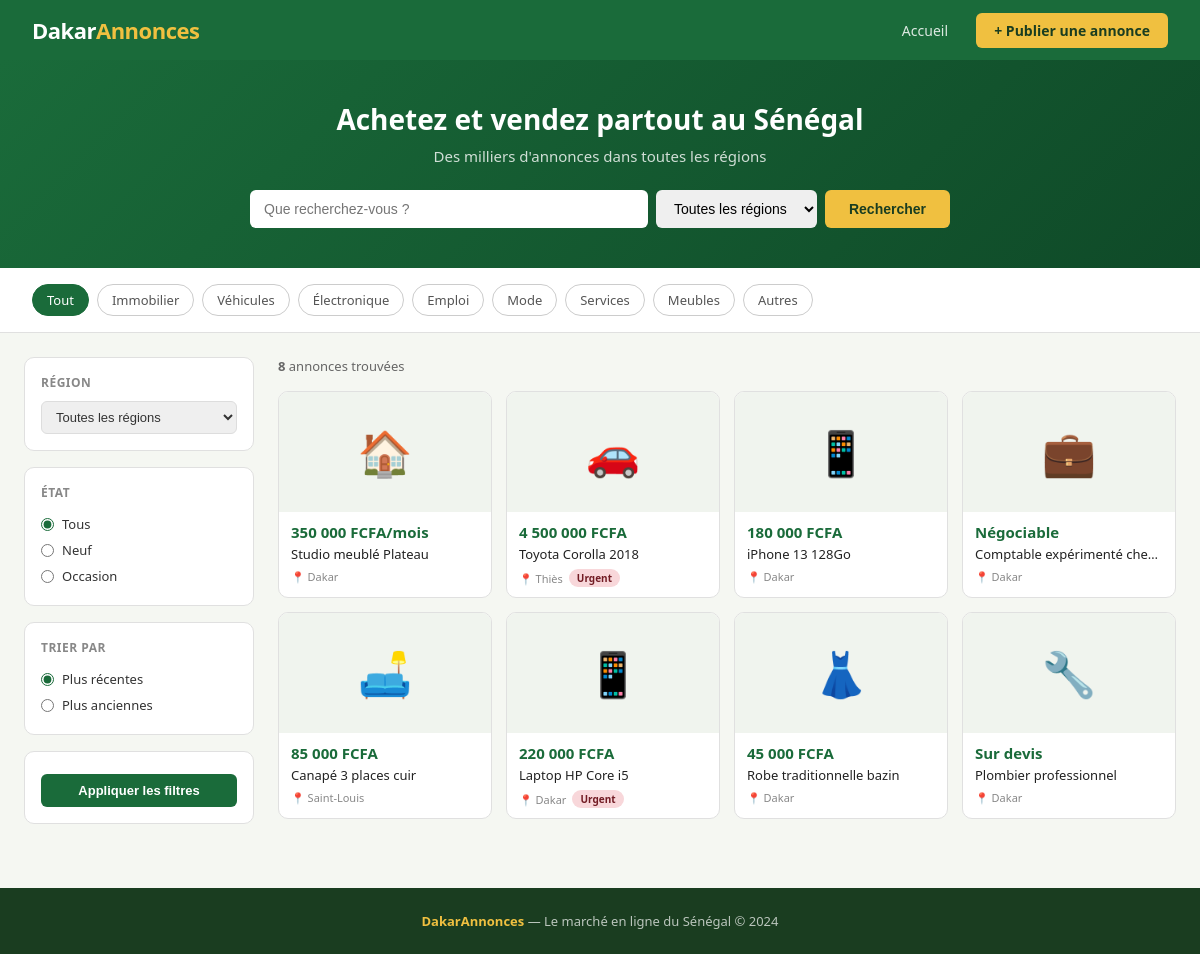
The page / on the database its author committed.
### tables this page shows
CREATE TABLE annonces (
                id INTEGER PRIMARY KEY AUTOINCREMENT,
                titre TEXT NOT NULL,
                description TEXT NOT NULL,
                prix TEXT NOT NULL,
                categorie TEXT NOT NULL,
                region TEXT NOT NULL,
                etat TEXT DEFAULT 'Neuf',
                urgent INTEGER DEFAULT 0,
                user_id INTEGER,
                telephone TEXT,
                created_at TEXT DEFAULT CURRENT_TIMESTAMP,
                FOREIGN KEY (user_id) REFERENCES users(id)
            );

### app.py (the view)
@app.route('/')
def index():
    q = request.args.get('q', '')
    categorie = request.args.get('categorie', '')
    region = request.args.get('region', '')
    etat = request.args.get('etat', '')
    tri = request.args.get('tri', 'recent')
    page = int(request.args.get('page', 1))
    par_page = 8
    with get_db() as db:
        sql = 'SELECT * FROM annonces WHERE 1=1'
        params = []
        if q:
            sql += ' AND (titre LIKE ? OR description LIKE ?)'
            params += [f'%{q}%', f'%{q}%']
        if categorie:
            sql += ' AND categorie = ?'
            params.append(categorie)
        if region:
            sql += ' AND region = ?'
            params.append(region)
        if etat:
            sql += ' AND etat = ?'
            params.append(etat)
        if tri == 'recent':
            sql += ' ORDER BY created_at DESC'
        else:
            sql += ' ORDER BY created_at ASC'
        total = db.execute(f'SELECT COUNT(*) FROM ({sql})', params).fetchone()[0]
        offset = (page - 1) * par_page
        annonces = db.execute(sql + f' LIMIT {par_page} OFFSET {offset}', params).fetchall()
    total_pages = (total + par_page - 1) // par_page
    return render_template('index.html',
        annonces=annonces, categories=CATEGORIES, regions=REGIONS,
        q=q, categorie=categorie, region=region, etat=etat, tri=tri,
        page=page, total_pages=total_pages, total=total)

### app.py (called while the page is built)
def get_db():
    conn = sqlite3.connect(DB)
    conn.row_factory = sqlite3.Row
    return conn

### templates/index.html (shortened to what this page needs)
{% extends 'base.html' %}
{% block content %}
<div class="hero">
  <h1>Achetez et vendez partout au Sénégal</h1>
  <p>Des milliers d'annonces dans toutes les régions</p>
  <form class="search-form" method="get" action="/">
    <input type="text" name="q" value="{{ q }}" placeholder="Que recherchez-vous ?" />
    <select name="region">
      <option value="">Toutes les régions</option>
    </select>
    <button type="submit">Rechercher</button>
  </form>
</div>
<div class="cats">
  <a href="/" class="cat-link {% if not categorie %}active{% endif %}">Tout</a>
  {% for cat in categories %}
  <a href="/?categorie={{ cat }}" class="cat-link {% if categorie == cat %}active{% endif %}">{{ cat }}</a>
  {% endfor %}
</div>
<div class="layout">
  <aside class="sidebar">
    <form method="get" action="/">
      <div class="filter-card">
        <div class="filter-title">Région</div>
        <select name="region">
          <option value="">Toutes les régions</option>
        </select>
      </div>
      <div class="filter-card">
        <div class="filter-title">État</div>
        <label><input type="radio" name="etat" value="" {% if not etat %}checked{% endif %}> Tous</label>
        <label><input type="radio" name="etat" value="Neuf" {% if etat=='Neuf' %}checked{% endif %}> Neuf</label>
        <label><input type="radio" name="etat" value="Occasion" {% if etat=='Occasion' %}checked{% endif %}> Occasion</label>
      </div>
      <div class="filter-card">
        <div class="filter-title">Trier par</div>
        <label><input type="radio" name="tri" value="recent" {% if tri=='recent' %}checked{% endif %}> Plus récentes</label>
        <label><input type="radio" name="tri" value="ancien" {% if tri=='ancien' %}checked{% endif %}> Plus anciennes</label>
      </div>
      <div class="filter-card">
        <button type="submit" class="btn-filter">Appliquer les filtres</button>
      </div>
    </form>
  </aside>
  <div class="listings">
    <div class="listings-header">
      <span class="listings-count"><strong>{{ total }}</strong> annonce{% if total > 1 %}s{% endif %} trouvée{% if total > 1 %}s{% endif %}</span>
    </div>
    {% if annonces %}
    <div class="grid">
      {% for a in annonces %}
      <a href="/annonce/{{ a.id }}" class="card">
        <div class="card-img">
          {% if a.categorie == 'Immobilier' %}🏠
          {% elif a.categorie == 'Véhicules' %}🚗
          {% elif a.categorie == 'Électronique' %}📱
          {% elif a.categorie == 'Emploi' %}💼
          {% elif a.categorie == 'Mode' %}👗
          {% elif a.categorie == 'Services' %}🔧
          {% elif a.categorie == 'Meubles' %}🛋️
          {% else %}📦{% endif %}
        </div>
        <div class="card-body">
          <div class="card-price">{{ a.prix }}</div>
          <div class="card-title">{{ a.titre }}</div>
          <div class="card-meta">
            📍 {{ a.region }}
            {% if a.urgent %}<span class="badge badge-urgent">Urgent</span>{% endif %}
          </div>
        </div>
      </a>
      {% endfor %}
    </div>
    {% else %}
    <div class="empty">
      <div class="empty-icon">🔍</div>
      <p>Aucune annonce trouvée. <a href="/" style="color:#1a6b3a">Voir toutes les annonces</a></p>
    </div>
    {% endif %}
  </div>
</div>
{% endblock %}

### templates/base.html (shortened to what this page needs)
<!DOCTYPE html>
<html lang="fr">
<head>
</head>
<body>
<div class="header">
  <a href="/" class="logo">Dakar<span>Annonces</span></a>
  <nav class="header-nav">
    <a href="/">Accueil</a>
    <a href="/publier" class="btn-publier">+ Publier une annonce</a>
  </nav>
</div>
{% block content %}{% endblock %}
<div class="footer">
  <strong>DakarAnnonces</strong> — Le marché en ligne du Sénégal &copy; 2024
</div>
</body>
</html>

### templates/base.html (style rules this page uses)
* { box-sizing: border-box; margin: 0; padding: 0; }
body { font-family: 'Segoe UI', Arial, sans-serif; background: #f5f7f2; color: #222; }
a { text-decoration: none; color: inherit; }
.header { background: #1a6b3a; padding: 0 2rem; display: flex; align-items: center; justify-content: space-between; height: 60px; }
.logo { color: #fff; font-size: 22px; font-weight: 700; letter-spacing: -0.5px; }
.logo span { color: #f0c040; }
.header-nav a { color: rgba(255,255,255,0.85); font-size: 14px; margin-left: 1.5rem; }
.btn-publier { background: #f0c040; color: #1a3d20 !important; padding: 8px 18px; border-radius: 6px; font-weight: 600; font-size: 14px; }
.footer { background: #1a3d20; color: rgba(255,255,255,0.7); text-align: center; padding: 1.5rem; font-size: 13px; margin-top: 3rem; }
.footer strong { color: #f0c040; }

### templates/index.html (style rules this page uses)
.hero { background: linear-gradient(135deg, #1a6b3a 0%, #0f4a28 100%); padding: 2.5rem 2rem; text-align: center; color: #fff; }
.hero h1 { font-size: 28px; margin-bottom: 8px; }
.hero p { color: rgba(255,255,255,0.8); font-size: 15px; margin-bottom: 1.5rem; }
.search-form { display: flex; gap: 8px; max-width: 700px; margin: 0 auto; flex-wrap: wrap; justify-content: center; }
.search-form input, .search-form select { padding: 10px 14px; border: none; border-radius: 6px; font-size: 14px; }
.search-form input { flex: 1; min-width: 200px; }
.search-form button { background: #f0c040; color: #1a3d20; border: none; padding: 10px 24px; border-radius: 6px; font-weight: 700; font-size: 14px; cursor: pointer; }
.cats { display: flex; gap: 8px; padding: 1rem 2rem; overflow-x: auto; background: #fff; border-bottom: 1px solid #e0e0e0; }
.cat-link { white-space: nowrap; padding: 6px 14px; border-radius: 999px; border: 1px solid #ccc; font-size: 13px; color: #555; transition: all 0.15s; }
.cat-link:hover, .cat-link.active { background: #1a6b3a; color: #fff; border-color: #1a6b3a; }
.layout { display: flex; gap: 0; max-width: 1200px; margin: 1.5rem auto; padding: 0 1.5rem; }
.sidebar { width: 230px; flex-shrink: 0; margin-right: 1.5rem; }
.filter-card { background: #fff; border: 1px solid #e0e0e0; border-radius: 10px; padding: 1rem; margin-bottom: 1rem; }
.filter-title { font-size: 12px; font-weight: 700; color: #888; text-transform: uppercase; letter-spacing: 0.5px; margin-bottom: 10px; }
.filter-card label { display: flex; align-items: center; gap: 8px; font-size: 13px; color: #333; padding: 4px 0; cursor: pointer; }
.filter-card input[type=radio], .filter-card input[type=checkbox] { accent-color: #1a6b3a; }
.filter-card select { width: 100%; padding: 7px 10px; border: 1px solid #ddd; border-radius: 6px; font-size: 13px; color: #333; }
.btn-filter { width: 100%; background: #1a6b3a; color: #fff; border: none; padding: 9px; border-radius: 6px; font-size: 13px; cursor: pointer; margin-top: 6px; font-weight: 600; }
.listings { flex: 1; }
.listings-header { display: flex; justify-content: space-between; align-items: center; margin-bottom: 1rem; }
.listings-count { font-size: 13px; color: #666; }
.grid { display: grid; grid-template-columns: repeat(auto-fill, minmax(180px, 1fr)); gap: 14px; }
.card { background: #fff; border: 1px solid #e0e0e0; border-radius: 10px; overflow: hidden; transition: box-shadow 0.15s, border-color 0.15s; }
.card-img { width: 100%; height: 120px; background: #f0f4ee; display: flex; align-items: center; justify-content: center; font-size: 44px; }
.card-body { padding: 10px 12px; }
.card-price { font-size: 15px; font-weight: 700; color: #1a6b3a; margin-bottom: 3px; }
.card-title { font-size: 13px; color: #222; margin-bottom: 6px; white-space: nowrap; overflow: hidden; text-overflow: ellipsis; }
.card-meta { font-size: 11px; color: #888; display: flex; align-items: center; gap: 6px; }
.badge { padding: 2px 8px; border-radius: 999px; font-size: 10px; font-weight: 700; }
.badge-urgent { background: #f8d7da; color: #721c24; }

### rows shown on the page
annonces: prix "350 000 FCFA/mois", titre "Studio meublé Plateau", region "Dakar"
annonces: prix "4 500 000 FCFA", titre "Toyota Corolla 2018", region "Thiès", urgent "Urgent"
annonces: prix "180 000 FCFA", titre "iPhone 13 128Go", region "Dakar"
annonces: prix "Négociable", titre "Comptable expérimenté che…", region "Dakar"
annonces: prix "85 000 FCFA", titre "Canapé 3 places cuir", region "Saint-Louis"
annonces: prix "220 000 FCFA", titre "Laptop HP Core i5", region "Dakar", urgent "Urgent"
annonces: prix "45 000 FCFA", titre "Robe traditionnelle bazin", region "Dakar"
annonces: prix "Sur devis", titre "Plombier professionnel", region "Dakar"

### other values the page prints
{{ cat }} "Immobilier" "Véhicules" "Électronique" "Emploi" "Mode" "Services" "Meubles" "Autres"
{{ total }} "8"
